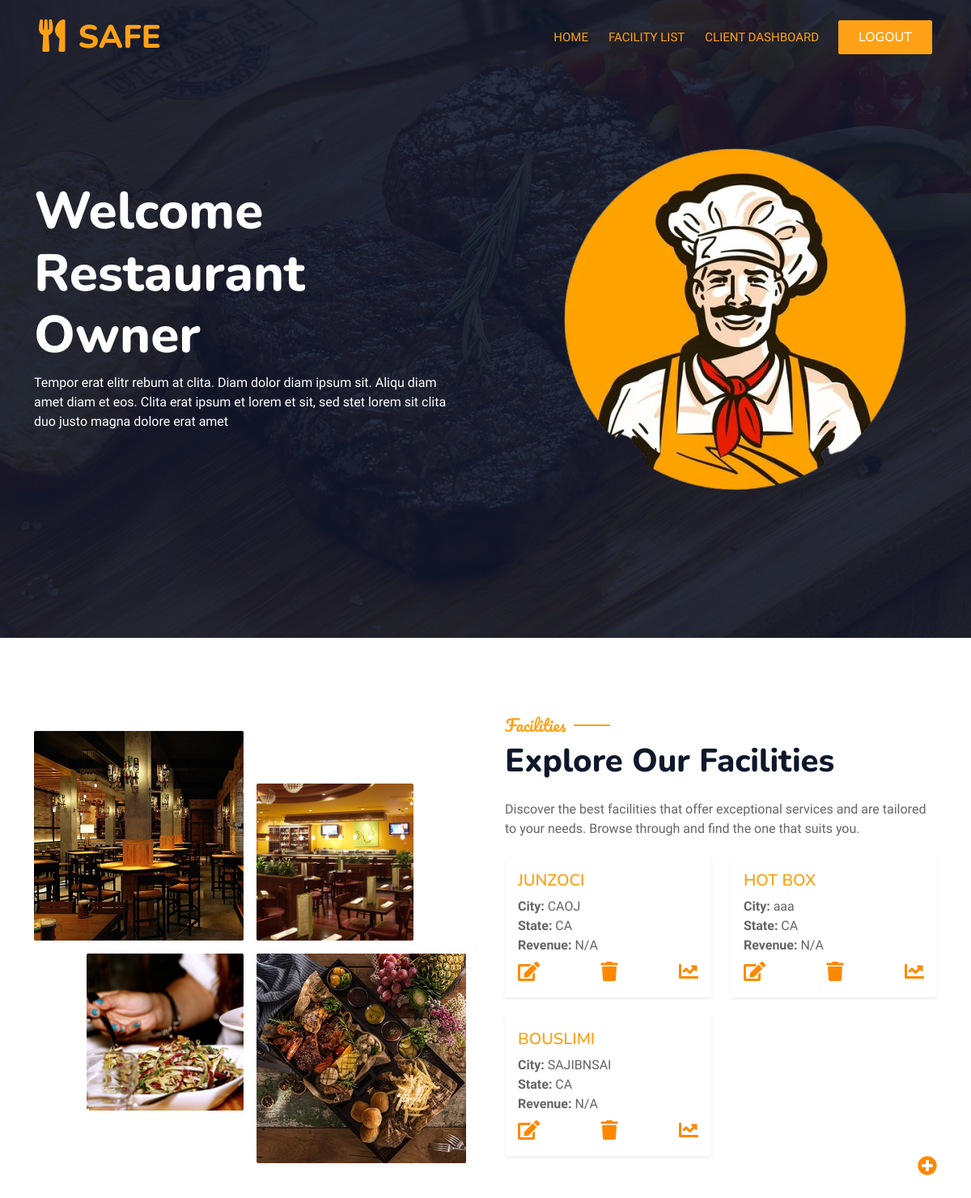
Page /facilities/ on the committed database.
### owner/models.py (models this page shows, shortened)
class Facility(models.Model):
    serial_number = models.CharField(max_length=100)
    facility_name = models.CharField(max_length=255)
    facility_address = models.CharField(max_length=255)
    facility_city = models.CharField(max_length=100)
    facility_state = models.CharField(max_length=100)
    facility_zip = models.CharField(max_length=20)
    program_status = models.CharField(
        max_length=10,
        choices=PROGRAM_STATUS_CHOICES,
    )
    predicted_revenue = models.FloatField(
        verbose_name="Revenue Prédit",
        null=True,
        blank=True,
    )
    seating_capacity = models.IntegerField(
        verbose_name="Capacité d'Accueil",
        null=True,
        blank=True,
    )
    average_meal_price = models.FloatField(
        verbose_name="Prix Moyen d'un Repas",
        null=True,
        blank=True,
    )
    marketing_budget = models.IntegerField(
        verbose_name="Budget Marketing",
        null=True,
        blank=True,
    )
    weekend_reservations = models.IntegerField(
        verbose_name="Réservations du Weekend",
        null=True,
        blank=True,
    )
    weekday_reservations = models.IntegerField(
        verbose_name="Réservations en Semaine",
        null=True,
        blank=True,
    )
    owner = models.ForeignKey(
        CustomUser,
        on_delete=models.CASCADE,
        related_name='facilities',
        limit_choices_to={'role': 'owner'},
        verbose_name="Propriétaire",
    )

### owner/views.py (the view)
# urls.py: path('', views.facilities_list, name='facilities_list'),  # Make sure this is named 'facilities_list'
def facilities_list(request):
    facilities = Facility.objects.all()
    return render(request, 'owner/facilities_list.html', {'facilities': facilities})

### owner/templates/owner/facilities_list.html (shortened to what this page needs)
<!DOCTYPE html>
<html lang="en">
    {% load static %}
<head>
    <link href="https://cdnjs.cloudflare.com/ajax/libs/font-awesome/5.10.0/css/all.min.css" rel="stylesheet">
    <link href="https://cdn.jsdelivr.net/npm/bootstrap-icons@1.4.1/font/bootstrap-icons.css" rel="stylesheet">
    <link href="{% static 'lib/animate/animate.min.css' %}" rel="stylesheet">
    <link href="{% static 'lib/owlcarousel/assets/owl.carousel.min.css' %}" rel="stylesheet">
    <link href="{% static 'lib/tempusdominus/css/tempusdominus-bootstrap-4.min.css' %}" rel="stylesheet" />
    <link href="{% static 'css/bootstrap.min.css' %}" rel="stylesheet">
    <link href="{% static 'css/style.css' %}" rel="stylesheet">
</head>
<body>
    <div class="container-xxl bg-white p-0">
        <div class="container-xxl position-relative p-0">
            <nav class="navbar navbar-expand-lg navbar-dark bg-dark px-4 px-lg-5 py-3 py-lg-0">
                <a href="" class="navbar-brand p-0">
                    <h1 class="text-primary m-0"><i class="fa fa-utensils me-3"></i>SAFE</h1>
                </a>
                <div class="collapse navbar-collapse" id="navbarCollapse">
                    <div class="navbar-nav ms-auto py-0 pe-4">
                        <a href="{% url 'profileClient' %}" class="nav-item nav-link active">Home</a>
                        <a href="{% url 'clients_list' %}" class="nav-item nav-link active">Facility List</a>
                        <a href="{% url 'clients_list' %}" class="nav-item nav-link active">Client Dashboard</a>
                    </div>
                    <a href="{% url 'index' %}" class="btn btn-primary py-2 px-4">LOGOUT</a>
                </div>
            </nav>
            <div class="container-xxl py-5 bg-dark hero-header mb-5">
                <div class="container my-5 py-5">
                    <div class="row align-items-center g-5">
                        <div class="col-lg-6 text-center text-lg-start">
                            <h1 class="display-3 text-white animated slideInLeft">Welcome Restaurant Owner<br>{{ user.username }}</h1>
                            <p class="text-white animated slideInLeft mb-4 pb-2">Tempor erat elitr rebum at clita. Diam dolor diam ipsum sit. Aliqu diam amet diam et eos. Clita erat ipsum et lorem et sit, sed stet lorem sit clita duo justo magna dolore erat amet</p>
                        </div>
                        <div class="col-lg-6 text-center text-lg-end overflow-hidden">
                            <img class="img-fluid" src="{% static 'img/resto.png' %}" alt="">
                        </div>
                    </div>
                </div>
            </div>
        </div>
    </head>
    <body>
  <div class="container-xxl py-5">
    <div class="container">
        <div class="row g-5 align-items-center">
            <div class="col-lg-6">
                <div class="row g-3">
                    <div class="col-6 text-start">
                        <img class="img-fluid rounded w-100 wow zoomIn" data-wow-delay="0.1s" src="{% static 'img/about-1.jpg' %}">
                    </div>
                    <div class="col-6 text-start">
                        <img class="img-fluid rounded w-75 wow zoomIn" data-wow-delay="0.3s" src="{% static 'img/about-2.jpg' %}" style="margin-top: 25%;">
                    </div>
                    <div class="col-6 text-end">
                        <img class="img-fluid rounded w-75 wow zoomIn" data-wow-delay="0.5s" src="{% static 'img/about-3.jpg' %}">
                    </div>
                    <div class="col-6 text-end">
                        <img class="img-fluid rounded w-100 wow zoomIn" data-wow-delay="0.7s" src="{% static 'img/about-4.jpg' %}">
                    </div>
                </div>
            </div>
            <div class="col-lg-6">
                <h5 class="section-title ff-secondary text-start text-primary fw-normal">Facilities</h5>
                <h1 class="mb-4">Explore Our Facilities</h1>
                <p class="mb-4">Discover the best facilities that offer exceptional services and are tailored to your needs. Browse through and find the one that suits you.</p>
                <div class="row g-4">
                    {% for facility in facilities %}
                    <div class="col-sm-6">
                        <div class="card border-0 shadow-sm h-100">
                            <div class="card-body">
                                <h5 class="card-title text-primary">{{ facility.facility_name }}</h5>
                                <p class="card-text mb-2">
                                    <strong>City:</strong> {{ facility.facility_city }}<br>
                                    <strong>State:</strong> {{ facility.facility_state }}<br>
                                    <strong>Revenue:</strong> {{ facility.predicted_revenue|default:"N/A" }}
                                </p>
                                <div class="d-flex justify-content-between">
                                    <a href="{% url 'update_facility' facility.pk %}" class="text-primary" title="Edit">
                                        <i class="fa fa-edit" style="font-size: 1.5rem; color: #ff8800;"></i>
                                    </a>
                                    <form method="POST" action="{% url 'delete_facility' facility.pk %}" class="m-0 p-0" style="display: inline;">
                                        <button type="submit" onclick="return confirm('Are you sure you want to delete this review?')" class="btn btn-link text-danger" title="Delete">
                                            <i class="fa fa-trash" style="font-size: 1.5rem; color: #ff8800;"></i>
                                        </button>
                                    </form>
                                    <a href="{% url 'predict_revenue' facility.pk %}" class="text-warning" title="Predict">
                                        <i class="fa fa-chart-line" style="font-size: 1.5rem; color: #ff8800;"></i>
                                    </a>
                                </div>
                            </div>
                        </div>
                    </div>
                    {% endfor %}
                </div>
                <div class="d-flex justify-content-end">
                    <a href="{% url 'create_facility' %}" class="text-success" title="Add New Facility">
                        <i class="fa fa-plus-circle" style="font-size: 1.5rem; color: #ff8800;"></i>
                    </a>
                </div>
            </div>
        </div>
    </div>
</div>
</body>
</html>

### static/css/style.css (style rules this page uses)
:root { --primary: #FEA116; --light: #F1F8FF; --dark: #0F172B; }
.ff-secondary { font-family: 'Pacifico', cursive; }
.btn { font-family: 'Nunito', sans-serif; font-weight: 500; text-transform: uppercase; transition: .5s; }
.btn.btn-primary, .btn.btn-secondary { color: #FFFFFF; }
.navbar-dark .navbar-nav .nav-link { position: relative; margin-left: 25px; padding: 35px 0; font-size: 15px; color: var(--light) !important; text-transform: uppercase; font-weight: 500; outline: none; transition: .5s; }
.navbar-dark .navbar-nav .nav-link:hover, .navbar-dark .navbar-nav .nav-link.active { color: var(--primary) !important; }
@media (min-width: 992px) { .navbar-dark { position: absolute; width: 100%; top: 0; left: 0; z-index: 999; background: transparent !important; } }
.hero-header { background: linear-gradient(rgba(15, 23, 43, .9), rgba(15, 23, 43, .9)), url(../img/bg-hero.jpg); background-position: center center; background-repeat: no-repeat; background-size: cover; }
.hero-header img { animation: imgRotate 50s linear infinite; }
.section-title { position: relative; display: inline-block; }
.section-title::before { position: absolute; content: ""; width: 45px; height: 2px; top: 50%; left: -55px; margin-top: -1px; background: var(--primary); }
.section-title::after { position: absolute; content: ""; width: 45px; height: 2px; top: 50%; right: -55px; margin-top: -1px; background: var(--primary); }
.section-title.text-start::before, .section-title.text-end::after { display: none; }

### owner/templates/owner/facilities_list.html (style rules this page uses)
.card { transition: transform 0.3s ease, box-shadow 0.3s ease; }
.card-title { font-size: 1.25rem; font-weight: 600; }
.btn-link { background: none; border: none; text-decoration: underline; cursor: pointer; font-size: inherit; font-family: inherit; padding: 0; }

### rows in the picture
Facility: facility_name "JUNZOCI", facility_city "CAOJ", facility_state "CA", predicted_revenue "N/A"
Facility: facility_name "HOT BOX", facility_city "aaa", facility_state "CA", predicted_revenue "N/A"
Facility: facility_name "BOUSLIMI", facility_city "SAJIBNSAI", facility_state "CA", predicted_revenue "N/A"
